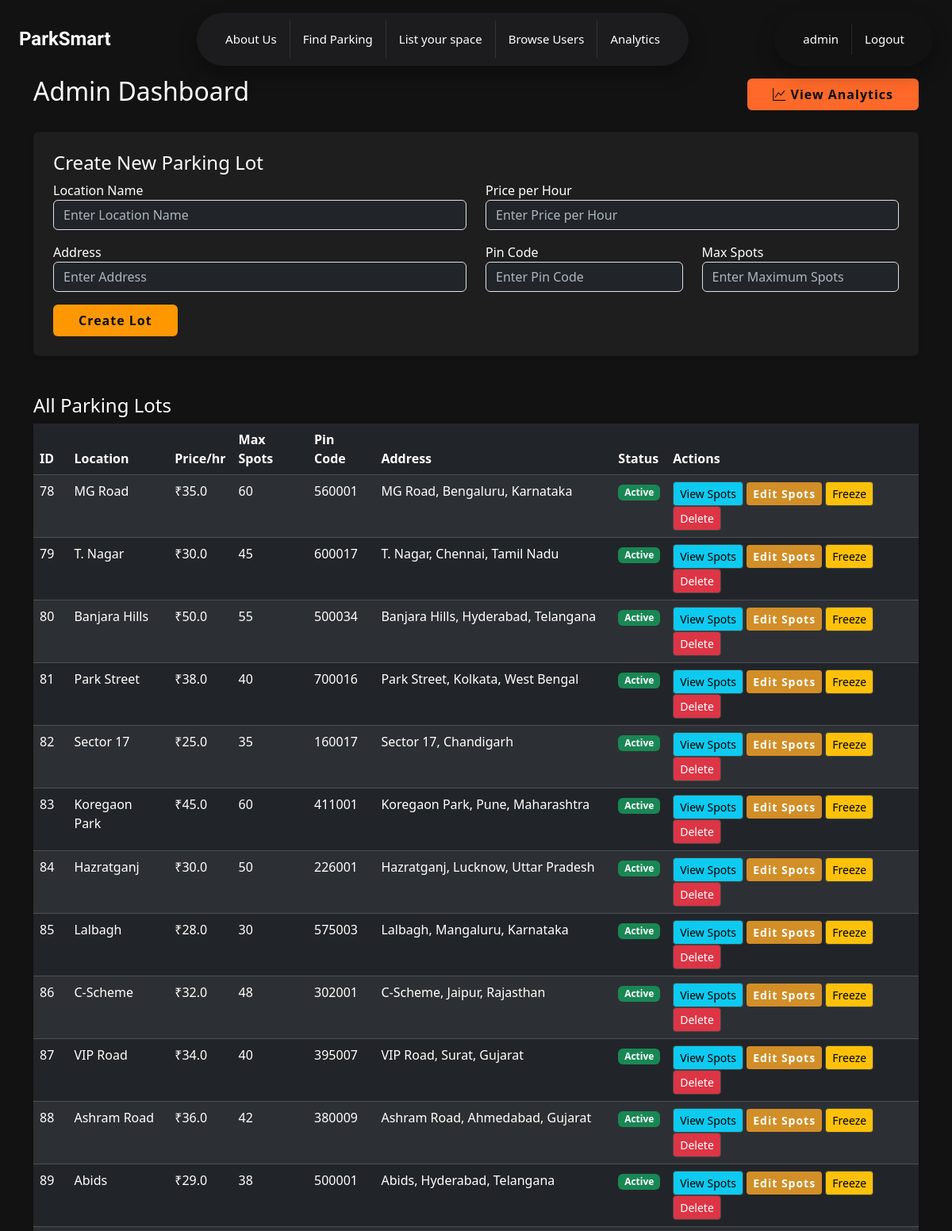
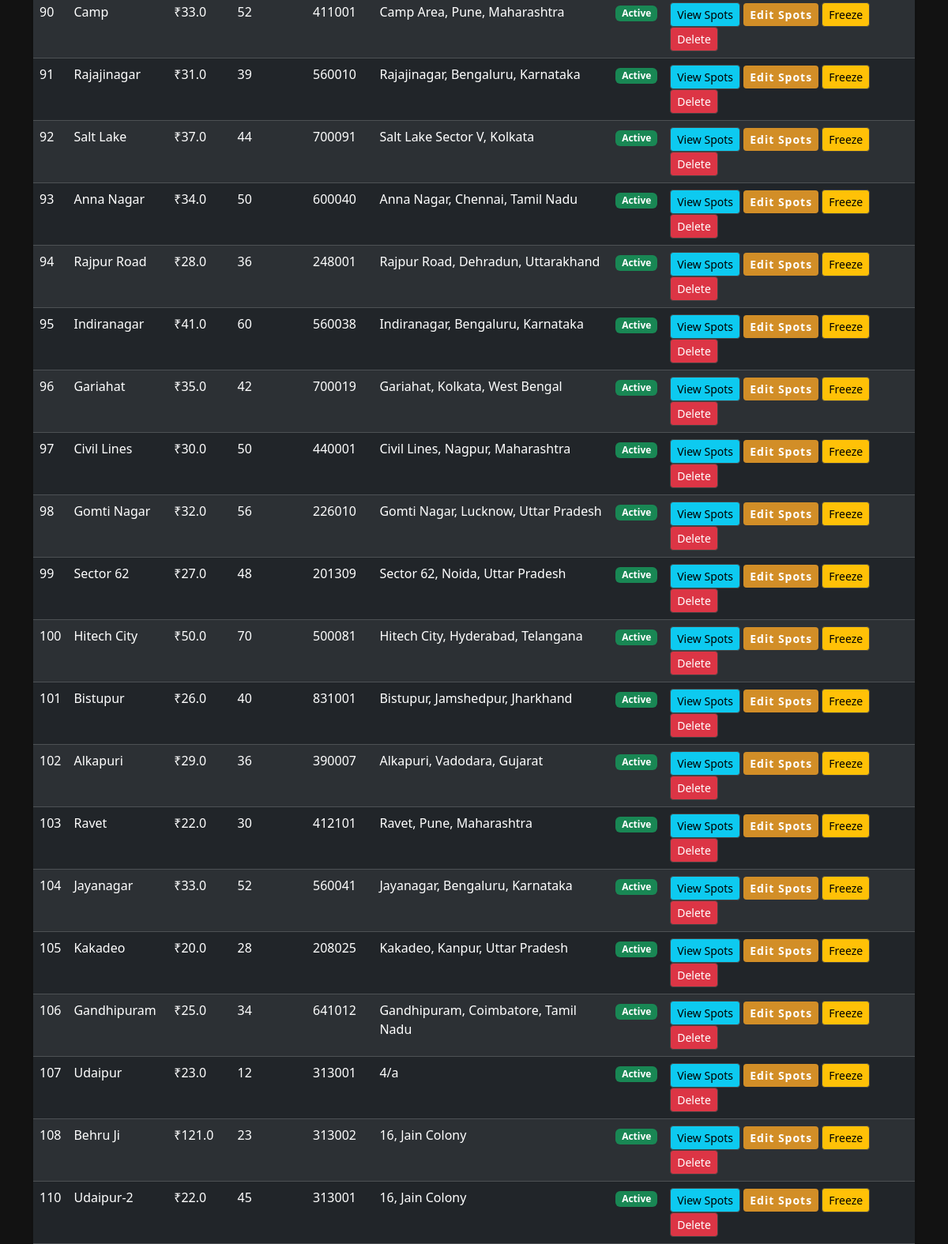
The page /admin/dashboard (signed in) on the database its author committed (2 pictures, top to bottom).
### tables this page shows
CREATE TABLE parking_lots (
            id INTEGER PRIMARY KEY AUTOINCREMENT,
            prime_location_name TEXT NOT NULL,
            price REAL NOT NULL,
            address TEXT,
            pin_code TEXT,
            max_spots INTEGER
        , available_spots INTEGER DEFAULT 0, status TEXT DEFAULT 'active');

### app/__init__.py (the view, shortened to what this page needs)
    @app.route('/admin/dashboard', methods=['GET', 'POST'])
    def admin_dashboard():
        if not session.get('is_admin'):
            flash('Access denied. Admins only.', 'danger')
            return redirect('/')
        conn = sqlite3.connect('app.db')
        cursor = conn.cursor()
        cursor.execute('SELECT * FROM parking_lots')
        lots = cursor.fetchall()
        conn.close()
        return render_template('admin_dashboard.html', lots=lots)

### app/templates/admin_dashboard.html (shortened to what this page needs)
{% extends 'base.html' %} {% block title %}Admin Dashboard{% endblock %} {%
block content %}
<div class="container bg-transparent">
  <div class="d-flex justify-content-between align-items-center mb-4">
    <h2>Admin Dashboard</h2>
    <a href="/admin/analytics" class="btn btn-primary">
      <i class="bi bi-graph-up"></i> View Analytics
    </a>
  </div>
  <div class="card p-4 mb-5 shadow-sm">
    <h4>Create New Parking Lot</h4>
    <form method="POST">
      <div class="row">
        <div class="col-md-6 mb-3">
          <label>Location Name</label>
          <input
            type="text"
            name="location"
            class="form-control bg-dark"
            placeholder="Enter Location Name"
            required
          />
        </div>
        <div class="col-md-6 mb-3">
          <label>Price per Hour</label>
          <input
            type="number"
            step="0.1"
            name="price"
            class="form-control bg-dark"
            placeholder="Enter Price per Hour"
            required
          />
        </div>
        <div class="col-md-6 mb-3">
          <label>Address</label>
          <input
            type="text"
            name="address"
            class="form-control bg-dark"
            placeholder="Enter Address"
            required
          />
        </div>
        <div class="col-md-3 mb-3">
          <label>Pin Code</label>
          <input
            type="text"
            name="pin"
            class="form-control bg-dark"
            placeholder="Enter Pin Code"
            required
          />
        </div>
        <div class="col-md-3 mb-3">
          <label>Max Spots</label>
          <input
            type="number"
            name="max_spots"
            min="1"
            class="form-control bg-dark"
            placeholder="Enter Maximum Spots"
            required
          />
        </div>
      </div>
      <button
        class="btn btn-primary"
        style="background-color: #ff9800; border: none"
      >
        Create Lot
      </button>
    </form>
  </div>
  <h4>All Parking Lots</h4>
  <table class="table table-striped table-hover shadow-sm">
    <thead class="table-dark">
      <tr>
        <th>ID</th>
        <th>Location</th>
        <th>Price/hr</th>
        <th>Max Spots</th>
        <th>Pin Code</th>
        <th>Address</th>
        <th>Status</th>
        <th>Actions</th>
      </tr>
    </thead>
    <tbody class="table-dark">
      {% for lot in lots %}
      <tr>
        <td>{{ lot[0] }}</td>
        <td>{{ lot[1] }}</td>
        <td>₹{{ lot[2] }}</td>
        <td>{{ lot[5] }}</td>
        <td>{{ lot[4] }}</td>
        <td>{{ lot[3] }}</td>
        <td>
          {% if lot[-1] == 'frozen' %}
          <span class="badge bg-warning">Frozen</span>
          {% else %}
          <span class="badge bg-success">Active</span>
          {% endif %}
        </td>
        <td>
          <a href="/admin/lot/{{ lot[0] }}/spots" class="btn btn-sm btn-info"
            >View Spots</a
          >
          {% if session.get('is_admin') %}
          <button
            type="button"
            class="btn btn-sm btn-edit"
            data-bs-toggle="modal"
            data-bs-target="#editSpotsModal{{ lot[0] }}"
          >
            Edit Spots
          </button>
          <form
            action="/admin/lot/{{ lot[0] }}/freeze"
            method="POST"
            style="display: inline"
          >
            {% if lot[-1] == 'frozen' %}
            <button type="submit" class="btn btn-sm btn-success">
              Unfreeze
            </button>
            {% else %}
            <button type="submit" class="btn btn-sm btn-warning">Freeze</button>
            {% endif %}
          </form>
          <form
            action="/admin/lot/{{ lot[0] }}/delete"
            method="POST"
            style="display: inline"
            onsubmit="return confirm('Are you sure? This will delete all spots.');"
          >
            <button class="btn btn-sm btn-danger">Delete</button>
          </form>
          {% endif %}
        </td>
      </tr>
      {% endfor %}
    </tbody>
  </table>
</div>
{% endblock %}

### app/templates/base.html (shortened to what this page needs)
<!DOCTYPE html>
<html lang="en">
  <head>
    <link
      href="https://cdn.jsdelivr.net/npm/bootstrap@5.3.3/dist/css/bootstrap.min.css"
      rel="stylesheet"
    />
    <link rel="stylesheet" href="{{ url_for('static', filename='nav.css') }}" />
    <link
      rel="stylesheet"
      href="https://cdn.jsdelivr.net/npm/bootstrap-icons@1.10.5/font/bootstrap-icons.css"
    />
  </head>
  <body class="dark-mode">
    <header
      class="main-navbar fixed-top py-3 px-4 d-flex justify-content-between align-items-center"
      style="z-index: 1000"
    >
      <a
        href="/"
        class="text-white fw-bold fs-4 text-decoration-none"
        style="font-family: Almendra SC"
        >ParkSmart</a
      >
      <div class="pill-navbar d-flex align-items-center">
        <a href="/#about" class="text-white text-decoration-none px-3"
          >About Us</a
        >
        <a
          href="/user/search"
          class="text-white text-decoration-none px-3 find-parking"
          >Find Parking</a
        >
        {% if session.get('is_admin') %}
        <a href="/admin/dashboard" class="text-white text-decoration-none px-3"
          >List your space</a
        >
        <a href="/admin/users" class="text-white text-decoration-none px-3"
          >Browse Users</a
        >
        <a href="/admin/analytics" class="text-white text-decoration-none px-3"
          >Analytics</a
        >
        {% elif session.get('username') %}
        <a href="/user/dashboard" class="text-white text-decoration-none px-3"
          >My Bookings</a
        >
        {% endif %}
      </div>
      <div class="pill-navbar d-flex align-items-center bg-transparent">
        {% if not session.get('username') %}
        <a href="/login" class="text-white text-decoration-none px-3">Login</a>
        <a href="/register" class="text-white text-decoration-none px-3"
          >Register</a
        >
        {% else %} {% if session.get('is_admin') %}
        <a href="/admin/dashboard" class="text-white px-3"
          >{{ session.username }}</a
        >
        {% else %}
        <a href="/user/dashboard" class="text-white px-3"
          >{{ session.username }}</a
        >
        {% endif %}
        <a href="/logout" class="text-white text-decoration-none px-3 py-2"
          >Logout</a
        >
        {% endif %}
      </div>
    </header>
    <div class="{% if not hero_page %}mt-5 pt-5{% endif %}">
      {% block content %}{% endblock %}
    </div>
  </body>
</html>

### app/static/nav.css (style rules this page uses)
body { margin: 0; padding: 0; background: #0f0f0f; font-family: 'Segoe UI', sans-serif; height: 200vh; }
.pill-navbar { background: #1c1c1e; border-radius: 9999px; padding: 10px 20px; display: flex; align-items: center; box-shadow: 0 10px 25px rgba(0, 0, 0, 0.3); overflow: hidden; }
.pill-navbar a { color: #fff; text-decoration: none; padding: 12px 20px; font-size: 15px; font-weight: 500; border-left: 1px solid rgba(255, 255, 255, 0.1); transition: background 0.3s, color 0.3s; }
.pill-navbar a:first-child { border-left: none; display: flex; align-items: center; gap: 8px; padding-left: 0; }
.main-navbar { backdrop-filter: none; background-color: transparent !important; z-index: 9999; }
.pill-navbar { background: #1c1c1e; border-radius: 9999px; padding: 8px 16px; box-shadow: 0 8px 16px rgba(0, 0, 0, 0.3); }
.pill-navbar a { font-weight: 500; font-size: 14px; transition: all 0.3s ease; }

### app/templates/base.html (style rules this page uses)
body { font-family: "Segoe UI", sans-serif; }
body, html { margin: 0; padding: 0; width: 100%; height: 100%; }
body.dark-mode { background-color: #121212; color: #f8f9fa; }
.dark-mode .container, .dark-mode .card, .dark-mode .table { background-color: #1e1e1e; color: #fff; }
.dark-mode .btn { border-color: #444; }
.pill-navbar { background: #1c1c1e; border-radius: 9999px; padding: 10px 20px; display: flex; align-items: center; box-shadow: 0 10px 25px rgba(0, 0, 0, 0.3); overflow: hidden; max-width: 90vw; }
.pill-navbar a { color: #fff; text-decoration: none; padding: 12px 20px; font-size: 15px; font-weight: 500; border-left: 1px solid rgba(255, 255, 255, 0.1); transition: background 0.3s, color 0.3s; }
.pill-navbar a:first-child { border-left: none; display: flex; align-items: center; gap: 8px; padding-left: 0; }

### app/templates/admin_dashboard.html (style rules this page uses)
.btn-primary { font-size: 1rem; padding: 0.5rem 2rem; background: rgb(255, 105, 41); color: rgb(10, 10, 10); border: none; font-weight: 600; letter-spacing: 1px; }
.btn-edit { background-color: rgb(210, 142, 39); color: #fff; border: none; font-weight: 600; letter-spacing: 1px; }
.form-control.bg-dark::placeholder { color: #adb5bd !important; opacity: 1; }
.form-control.bg-dark { color: #fff !important; }

### rows shown on the page
parking_lots: id "78", prime_location_name "MG Road", price "35.0", max_spots "60", pin_code "560001", address "MG Road, Bengaluru, Karnataka", status "Active"
parking_lots: id "79", prime_location_name "T. Nagar", price "30.0", max_spots "45", pin_code "600017", address "T. Nagar, Chennai, Tamil Nadu", status "Active"
parking_lots: id "80", prime_location_name "Banjara Hills", price "50.0", max_spots "55", pin_code "500034", address "Banjara Hills, Hyderabad, Telangana", status "Active"
parking_lots: id "81", prime_location_name "Park Street", price "38.0", max_spots "40", pin_code "700016", address "Park Street, Kolkata, West Bengal", status "Active"
parking_lots: id "82", prime_location_name "Sector 17", price "25.0", max_spots "35", pin_code "160017", address "Sector 17, Chandigarh", status "Active"
parking_lots: id "83", prime_location_name "Koregaon Park", price "45.0", max_spots "60", pin_code "411001", address "Koregaon Park, Pune, Maharashtra", status "Active"
parking_lots: id "84", prime_location_name "Hazratganj", price "30.0", max_spots "50", pin_code "226001", address "Hazratganj, Lucknow, Uttar Pradesh", status "Active"
parking_lots: id "85", prime_location_name "Lalbagh", price "28.0", max_spots "30", pin_code "575003", address "Lalbagh, Mangaluru, Karnataka", status "Active"
parking_lots: id "86", prime_location_name "C-Scheme", price "32.0", max_spots "48", pin_code "302001", address "C-Scheme, Jaipur, Rajasthan", status "Active"
parking_lots: id "87", prime_location_name "VIP Road", price "34.0", max_spots "40", pin_code "395007", address "VIP Road, Surat, Gujarat", status "Active"
parking_lots: id "88", prime_location_name "Ashram Road", price "36.0", max_spots "42", pin_code "380009", address "Ashram Road, Ahmedabad, Gujarat", status "Active"
parking_lots: id "89", prime_location_name "Abids", price "29.0", max_spots "38", pin_code "500001", address "Abids, Hyderabad, Telangana", status "Active"
parking_lots: id "90", prime_location_name "Camp", price "33.0", max_spots "52", pin_code "411001", address "Camp Area, Pune, Maharashtra", status "Active"
parking_lots: id "91", prime_location_name "Rajajinagar", price "31.0", max_spots "39", pin_code "560010", address "Rajajinagar, Bengaluru, Karnataka", status "Active"
parking_lots: id "92", prime_location_name "Salt Lake", price "37.0", max_spots "44", pin_code "700091", address "Salt Lake Sector V, Kolkata", status "Active"
parking_lots: id "93", prime_location_name "Anna Nagar", price "34.0", max_spots "50", pin_code "600040", address "Anna Nagar, Chennai, Tamil Nadu", status "Active"
parking_lots: id "94", prime_location_name "Rajpur Road", price "28.0", max_spots "36", pin_code "248001", address "Rajpur Road, Dehradun, Uttarakhand", status "Active"
parking_lots: id "95", prime_location_name "Indiranagar", price "41.0", max_spots "60", pin_code "560038", address "Indiranagar, Bengaluru, Karnataka", status "Active"
parking_lots: id "96", prime_location_name "Gariahat", price "35.0", max_spots "42", pin_code "700019", address "Gariahat, Kolkata, West Bengal", status "Active"
parking_lots: id "97", prime_location_name "Civil Lines", price "30.0", max_spots "50", pin_code "440001", address "Civil Lines, Nagpur, Maharashtra", status "Active"
parking_lots: id "98", prime_location_name "Gomti Nagar", price "32.0", max_spots "56", pin_code "226010", address "Gomti Nagar, Lucknow, Uttar Pradesh", status "Active"
parking_lots: id "99", prime_location_name "Sector 62", price "27.0", max_spots "48", pin_code "201309", address "Sector 62, Noida, Uttar Pradesh", status "Active"
parking_lots: id "100", prime_location_name "Hitech City", price "50.0", max_spots "70", pin_code "500081", address "Hitech City, Hyderabad, Telangana", status "Active"
parking_lots: id "101", prime_location_name "Bistupur", price "26.0", max_spots "40", pin_code "831001", address "Bistupur, Jamshedpur, Jharkhand", status "Active"
parking_lots: id "102", prime_location_name "Alkapuri", price "29.0", max_spots "36", pin_code "390007", address "Alkapuri, Vadodara, Gujarat", status "Active"
parking_lots: id "103", prime_location_name "Ravet", price "22.0", max_spots "30", pin_code "412101", address "Ravet, Pune, Maharashtra", status "Active"
parking_lots: id "104", prime_location_name "Jayanagar", price "33.0", max_spots "52", pin_code "560041", address "Jayanagar, Bengaluru, Karnataka", status "Active"
parking_lots: id "105", prime_location_name "Kakadeo", price "20.0", max_spots "28", pin_code "208025", address "Kakadeo, Kanpur, Uttar Pradesh", status "Active"
parking_lots: id "106", prime_location_name "Gandhipuram", price "25.0", max_spots "34", pin_code "641012", address "Gandhipuram, Coimbatore, Tamil Nadu", status "Active"
parking_lots: id "107", prime_location_name "Udaipur", price "23.0", max_spots "12", pin_code "313001", address "4/a", status "Active"
parking_lots: id "108", prime_location_name "Behru Ji", price "121.0", max_spots "23", pin_code "313002", address "16, Jain Colony", status "Active"
parking_lots: id "110", prime_location_name "Udaipur-2", price "22.0", max_spots "45", pin_code "313001", address "16, Jain Colony", status "Active"

### other values the page prints
{{ session.username }} "admin"
